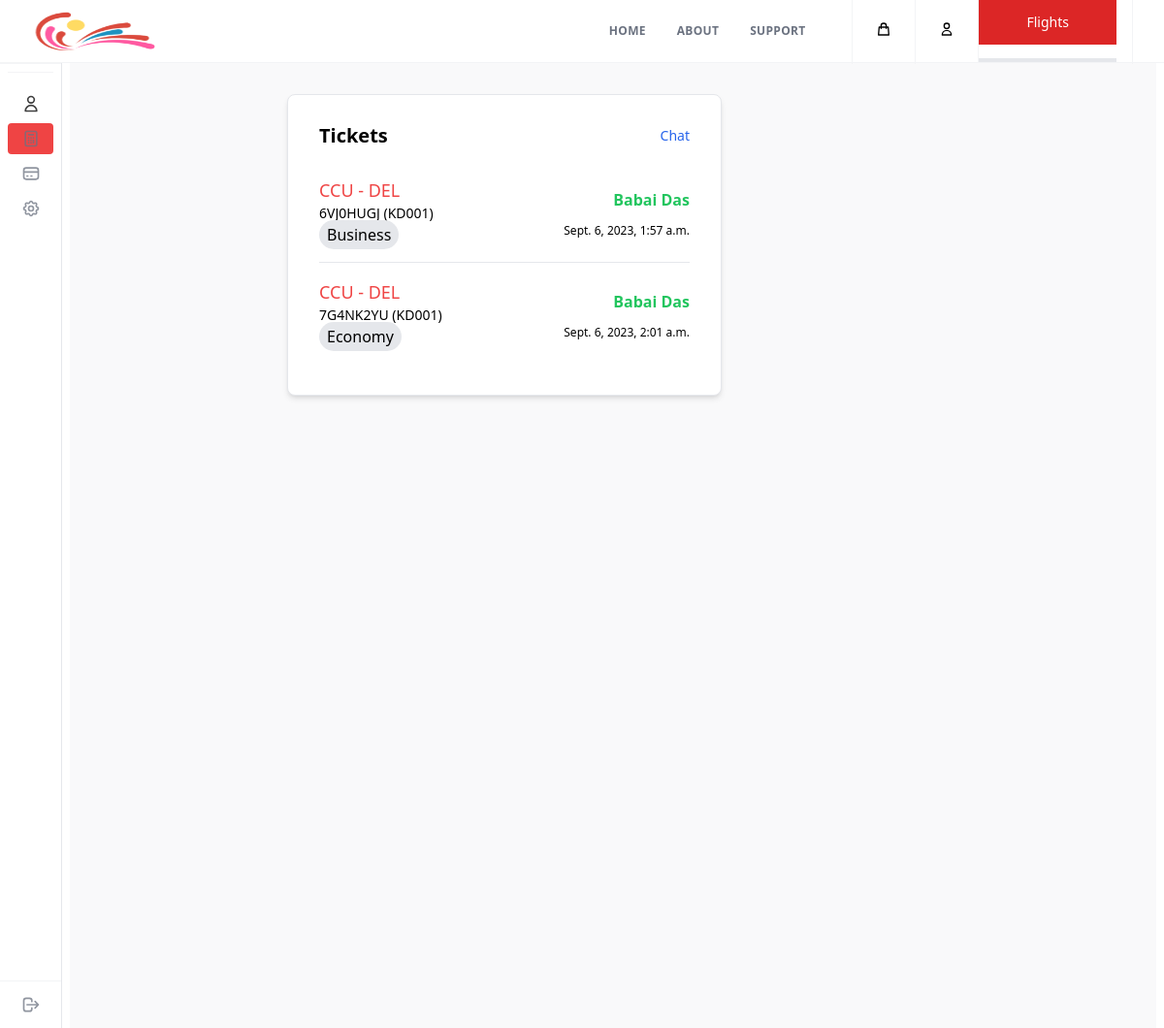
Page /bookings/ (signed in) on the committed database.
### core/models.py (models this page shows, shortened)
class BaseModel(models.Model):
    uid = models.UUIDField(primary_key = True, default = uuid.uuid4)
    created_at = models.DateTimeField(auto_now_add= True)
    updated_at = models.DateTimeField(auto_now= True)
    class Meta:
        abstract = True

class Booking(BaseModel):
    profile = models.ForeignKey(Profile, on_delete=models.CASCADE, related_name="booking_user")
    flight = models.ForeignKey(Flight, models.CASCADE, related_name="flight_booking")
    person_name = models.CharField(max_length=50)
    gender = models.CharField(max_length=8)
    passport_number = models.CharField(max_length=8)
    citizenship = models.CharField(max_length=16)
    mobile_number = models.CharField(max_length=15)
    email = models.EmailField(max_length=25, null=True, blank=True)
    pnr_code = models.CharField(default=get_random_string(8).upper(), unique=True, max_length=8)
    seat_type = models.CharField(max_length=8)
    fare_amount = models.FloatField(null=True, blank=True)
    fare = models.ForeignKey(Fare, on_delete=models.CASCADE, related_name="fare_boooking", null=True, blank=True)
    def __str__(self) -> str:
        return self.pnr_code + " (" + self.flight.flight_number + ")"

class Flight(BaseModel):
    flight_number = models.CharField(max_length=6)
    origin_airport = models.ForeignKey(Airport, on_delete=models.CASCADE, related_name="flight_origin")
    destination_airport = models.ForeignKey(Airport, on_delete=models.CASCADE, related_name="flight_destination")
    departure_date = models.DateField()
    departure_time = models.TimeField()
    arrival_date = models.DateField()
    arrival_time = models.TimeField()

class Airport(BaseModel):
    airport_name = models.CharField(max_length=200)
    airport_city = models.CharField(max_length=50)
    airport_country = models.CharField(max_length=16)
    iata_code = models.CharField(max_length=3)
    icao_code = models.CharField(max_length=4)
    airport_type = models.CharField(max_length=14, null=True, blank=True)

### core/views.py (the view)
# urls.py: path('bookings/', views.bookings, name="bookings"),
@login_required(login_url="/login")
def bookings(request):
    try:
        context = {
            "page_title" : "Flight Tickets| Luua",
            "tab_id" : "tickets",
            "bookings" : Booking.objects.filter(profile=request.user.userprofile)
        }
        return render(request, "booking/tickets/bookings.html", context)
    except Exception as err:
        logger.error(err)

### template/booking/tickets/bookings.html (shortened to what this page needs)
{% include 'booking/sections/header.html' %}
{% load static %}
</head>
<body>
    {% include 'booking/sections/nav-bar.html' %}
    <div class="min-h-screen flex">
        {% include 'booking/sections/side-bar.html' %}
        <main class="flex-1 min-w-0 px-2">
            <section class="h-screen bg-gray-100/50 pt-8">
                <div class="max-w-2xl mx-auto">
                    <div
                        class="p-4 max-w-md bg-white rounded-lg border shadow-md sm:p-8 dark:bg-red-200 dark:border-gray-700">
                        <div class="flex justify-between items-center mb-4">
                            <h3 class="text-xl font-bold leading-none text-dark-900 dark:text-dark">Tickets
                            </h3>
                            <a href="/support" class="text-sm font-medium text-blue-600 hover:underline dark:text-blue-500">
                                Chat
                            </a>
                        </div>
                        <div class="flow-root">
                            <ul role="list" class="divide-y divide-gray-200 dark:divide-gray-700">
                                {% for x in bookings %}
                                <li class="py-3 sm:py-4">
                                    <a href="/bookings/{{x.uid}}/">
                                        <div class="flex items-center space-x-4">
                                            <div class="flex-1 min-w-0">
                                                <p class="text-lg font-medium text-red-500 truncate dark:text-red-500">
                                                    {{x.flight.origin_airport.iata_code}} - {{x.flight.destination_airport.iata_code}}
                                                </p>
                                                <p class="text-sm text-dark-700 truncate dark:text-gray-700">
                                                    {{x}}
                                                </p>
                                            </div>
                                            <div
                                                class="inline-flex items-center text-base font-semibold text-green-500 dark:text-green">
                                                {{x.person_name}}
                                            </div>
                                        </div>
                                        <span style="margin-top: 4px;" class="bg-gray-200 rounded-full px-2 py-1">{{x.seat_type}}</span> <span class="float-right text-xs text-dark-700 truncate dark:text-gray-700 text-end">
                                            {{x.created_at}}
                                        </span>
                                    </a>
                                </li>
                                {% endfor %}
                            </ul>
                        </div>
                    </div>
                </div>
            </section>
        </main>
    </div>
    {% include 'booking/sections/footer.html' %}

### rows in the picture
Booking: flight.origin_airport.iata_code "CCU", flight.destination_airport.iata_code "DEL", pnr_code+flight "6VJ0HUGJ (KD001)", person_name "Babai Das", seat_type "Business", created_at "Sept. 6, 2023, 1:57 a.m."
Booking: flight.origin_airport.iata_code "CCU", flight.destination_airport.iata_code "DEL", pnr_code+flight "7G4NK2YU (KD001)", person_name "Babai Das", seat_type "Economy", created_at "Sept. 6, 2023, 2:01 a.m."
